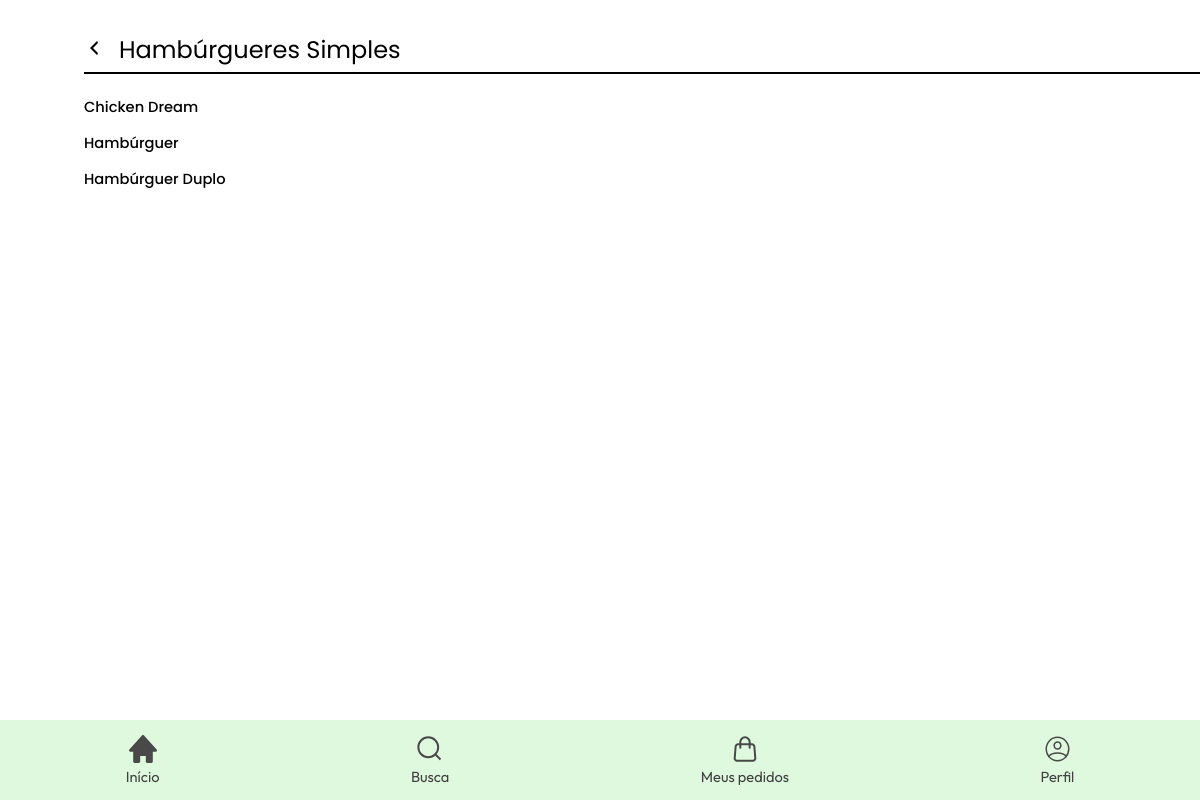
/screens/pages/resultados_categoria.php?categoria=1 (signed in), run on an earlier commit of the app's database.
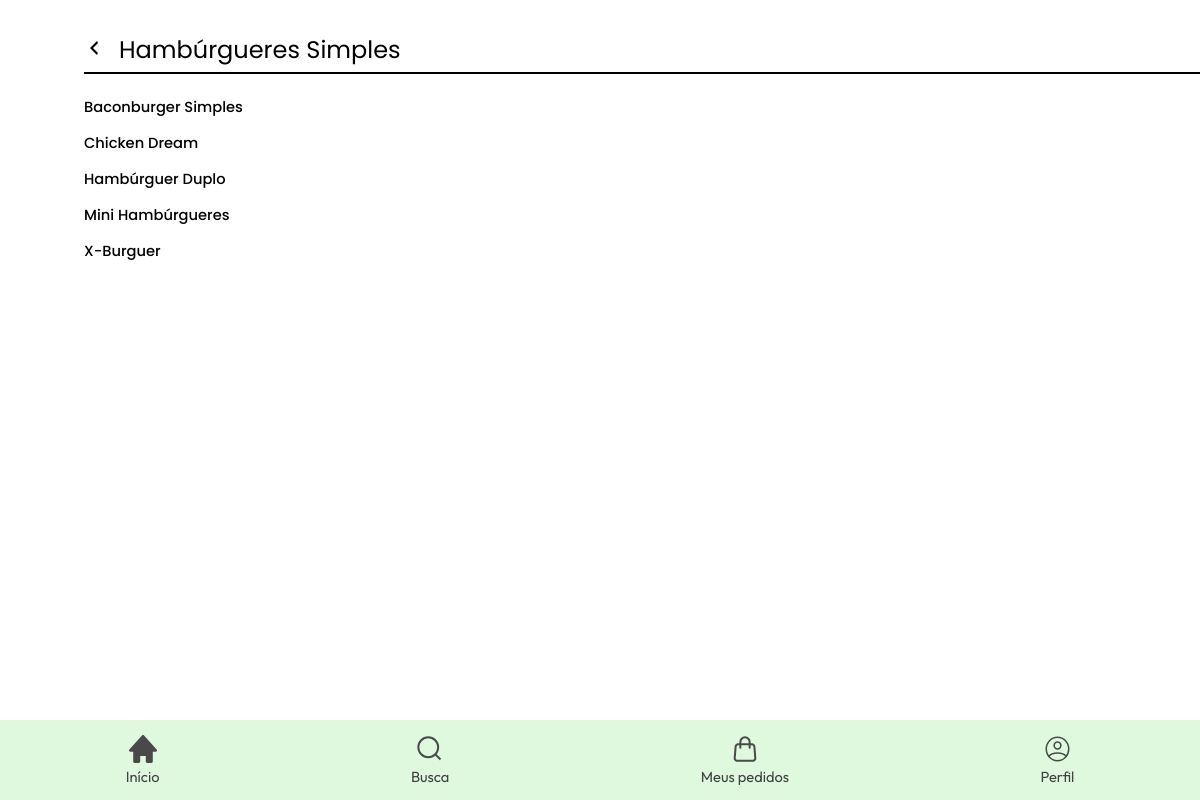
And on a later commit of the database.
### tables this page shows
CREATE TABLE `categoria` (
  `id_categoria` int(11) NOT NULL,
  `nome_categoria` varchar(50) NOT NULL
);

CREATE TABLE `cardapio` (
  `id_cardapio` int(11) NOT NULL,
  `nome_produto` varchar(50) NOT NULL,
  `preco_produto` float NOT NULL,
  `descricao_produto` varchar(250) NOT NULL,
  `peso_produto` int(11) NOT NULL,
  `id_categoria` int(11) NOT NULL,
  `e_destaque` tinyint(1) NOT NULL
);

### screens/pages/resultados_categoria.php (the view, shortened to what this page needs)
<?php
  require_once('../../dbconnect.php');
?>
<!DOCTYPE html>
<html lang="pt-br">
    <head>
        <link rel="stylesheet" href="../styles/styles.css">
    </head>
    <body>
        <main>
            <?php
                $id_categoria = $_GET['categoria'];
                $sql_produto = "SELECT * FROM cardapio
                INNER JOIN categoria ON cardapio.id_categoria = categoria.id_categoria
                WHERE categoria.id_categoria = $id_categoria ORDER BY nome_produto ASC";
                $results_produto = mysqli_query($conn, $sql_produto);
            ?>
            <div>
                <div class="categorias">
                    <a href="categorias.php" id="voltar-pesquisa">
                        <svg width="20" height="20" viewBox="0 0 20 20" fill="none" xmlns="http://www.w3.org/2000/svg">
                            <path d="M14 5L9 10L14 15L13 17L6 10L13 3L14 5Z" fill="black"/>
                        </svg>
                    </a>
                    <p id="categoria"><?php echo mysqli_fetch_assoc($results_produto)['nome_categoria']?></p>
                </div>
                <div class="retangulo"></div>
            </div>
            <div id="resultados">
                <?php
                    $results_produto = mysqli_query($conn, $sql_produto);
                    if (mysqli_num_rows($results_produto) > 0) {
                        echo "<form action=\"produto.php\" method=\"post\" style=\"margin-bottom: 15vh;\">";
                        while($linha = mysqli_fetch_assoc($results_produto)) {
                            echo "<button value=" . $linha["id_cardapio"] . " name=\"produto\"><h3>". $linha["nome_produto"]. "</h3></button><br>";
                        }
                        echo "</form>";
                    } else {
                        echo "<p>Nenhum produto encontrado</p>";
                    }
                ?>
            </div>
        </main>
    </body>
</html>

### screens/styles/styles.css (style rules this page uses)
* { padding: 0; margin: 0; }
main { width: 100%; margin-bottom: 20px; }
body { width: 100%; display: flex; justify-content: center; }
a { text-decoration: none; color: inherit; }
nav { width: 100%; position: fixed; bottom: 0; z-index: 1; user-select: none; background-color: #DFF9DE; display: flex; flex-direction: column; align-items: center; }
#navbar { width: 100%; height: 10vh; min-height: 50px; max-height: 100px; display: flex; justify-content: space-between; }
#list { display: flex; width: 100%; align-items: center; justify-content: space-around; }
#list li a { text-decoration: none; color: #414141; }
nav li { text-align: center; display: block; color: #494949; font-family: 'Outfit', sans-serif; font-size: 11pt; font-weight: 400; }
.categorias { font-family: 'Poppins', sans-serif; font-weight: 400; font-size: 18pt; margin-left: 7%; margin-top: 25px; }
.retangulo { width: 93%; height: 2px; background-color: black; float: right; margin-top: 5px; }

### screens/pages/resultados_categoria.php (style rules this page uses)
#resultados { width: 80%; margin: 30px auto 0 7%; }
#resultados h3 { font-family: 'Poppins', sans-serif; font-weight: 500; font-size: 11pt; margin-bottom: 15px; text-align: left; }
button { border: none; background-color: transparent; }
.categorias { display: flex; align-items: center; margin-top: 2rem; }
#categoria { font-family: 'Poppins', sans-serif; font-weight: 400; font-size: 18pt; margin-left: 15px; }

What changed in the data, as far as the page shows it:
added cardapio: $linha["id_cardapio"] 16 (drawn), nome_produto "Baconburger Simples"
changed cardapio "Hambúrguer Duplo": moves up the list
added cardapio: $linha["id_cardapio"] 17 (drawn), nome_produto "Mini Hambúrgueres"
changed cardapio: nome_produto "Hambúrguer" → "X-Burguer"
